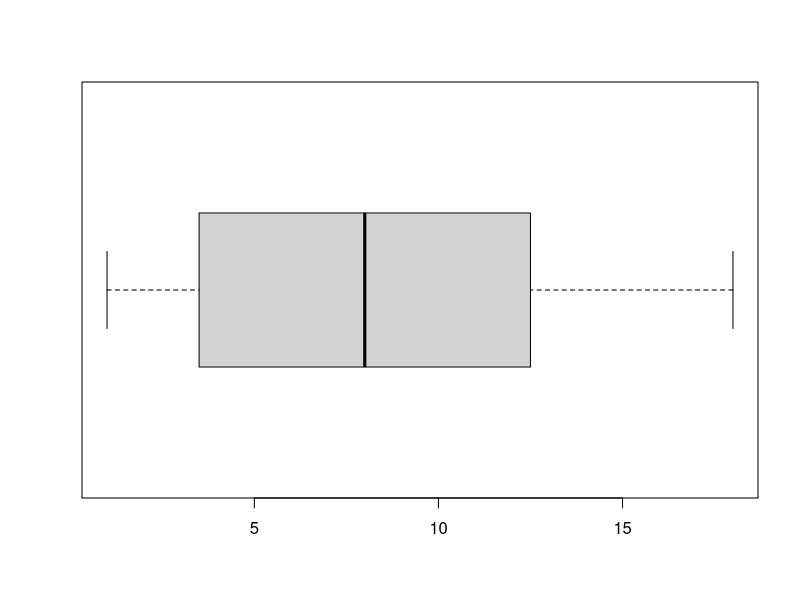

The R source for this figure:
# Clear the workspace
rm(list = ls())

######### Part I #########

# 1) Find mean and median
x <- c(3,5,2,6,5,9,5,2,8,5)

mean(x)

median(x)

# 2) Find the weighted arithmetic mean

# Values of z
z <- c(70,90,85)

# Weights
wt <- c(1,1,3)

weighted.mean(z, wt)

########## Part II ##########

# A percentile is a point in a distribution at which or below which a given proportion of data is found. 
# The k-th percentile divides the data in a way that k-percent of the data lie below the percentile
# and (100 - k)-percent lie above the percentile. It is also common to hear about quantiles. 
# Quantiles is a more generic terms which indicates values partitioning data in equally spaced groups.
# Specific types of quantiles are percentiles (see above), deciles, quartiles, etc.
a <- c(1,2,3,3,3,4,5,5,6,8,8,9,10,12,12,13,14,15,16,18)

# 1) Find the values existing at the Q_1, Q_2, Q_3 and Q_4, where Q stands for quartile
quantile(a, probs = c(0.25, 0.50, 0.75, 1))

# Do we obtain the same results using the nearest rank method?

# n = P / 100 * N
# n <- ordinal rank
# P <- percentile of interest
# N <- number of values in the set

# Q_1, Q_2, Q_3 and Q_4
P <- c(0.25, 0.50, 0.75, 1) * 100

N <- length(a)

# Ranks of the values at Q_1, Q_2, Q_3 and Q_4
n <- P / 100 * N
n

# The values at the th percentile
a[n]

# 2) the percentile of value 4 and value 15
percentile <- ecdf(a)
percentile(4)*100
percentile(15)*100

# Let's use again the nearest rank method instead of the in-built ecdf function

# P = n / N * 100

# Let's first find the rank (n) of the value 4 and 15 by looking at the original set
P_new <- c(6, 18) / N * 100
P_new

# 3) Boxplot
boxplot(a, horizontal = TRUE)

######### Part III #########

# 1) Find variance and standard deviation
b <- c(2, 5, 3, 4, 6)

var(b)
sd(b)
sd(b) == sqrt(var(b))

# 2) Add 10 to data
b_plus_10 <- b + 10

var(b_plus_10)
sd(b_plus_10)

# 3) Multiply data by 10
b_times_10 <- b * 10

var(b_times_10)
sd(b_times_10)

######## Part IV ########

# 1) Find covariance and Pearson's correlation coefficient between the variables X and Y 

X <- c(2, 1, 3)  
Y <- c(10, 30, 50)   

cov(X, Y)

cor(X, Y)




